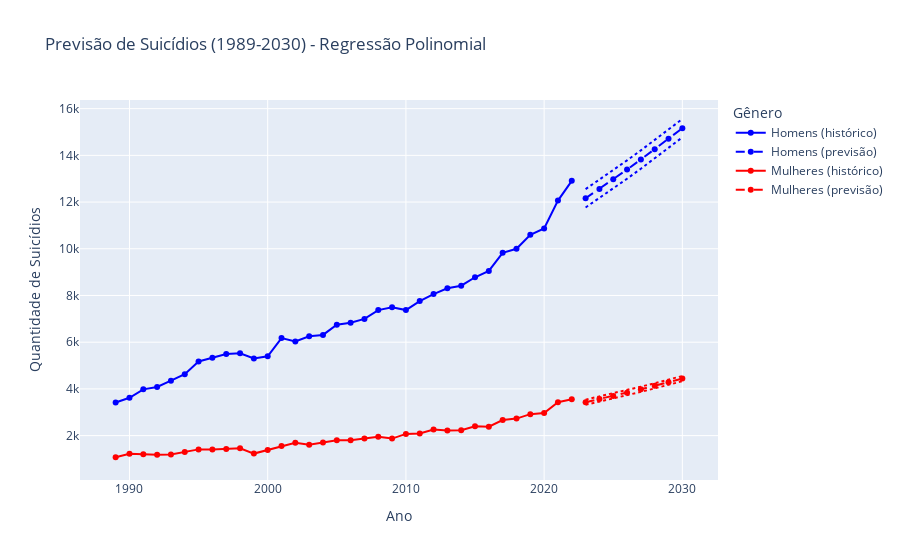

The cell this chart's notebook holds for it:
### Code cell
analiseGeneroPoli = AnaliseGenero(dadosGeneros, 'quantidade', 'descricao', 'quantidade', 'pie')
analiseGeneroPoli.modelo_regre_poli(grau_homens=2, grau_mulheres=2)

### Figure 1 — Plotly figure (JSON) as saved in the notebook; plotly's stock layout.template omitted (floating-point values rounded to 4 significant figures)
{"data": [{"line": {"color": "blue"}, "mode": "lines+markers", "name": "Homens (histórico)", "type": "scatter", "x": [1989, 1990, 1991, 1992, 1993, 1994, 1995, 1996, 1997, 1998, 1999, 2000, 2001, 2002, 2003, 2004, 2005, 2006, 2007, 2008, 2009, 2010, 2011, 2012, 2013, 2014, 2015, 2016, 2017, 2018, 2019, 2020, 2021, 2022], "y": [3417, 3618, 3980, 4081, 4354, 4632, 5174, 5332, 5496, 5525, 5300, 5398, 6177, 6028, 6256, 6311, 6744, 6834, 6995, 7375, 7500, 7375, 7762, 8061, 8309, 8419, 8780, 9053, 9826, 9999, 10599, 10868, 12064, 12908]}, {"line": {"color": "blue", "dash": "dash"}, "mode": "lines+markers", "name": "Homens (previsão)", "type": "scatter", "x": [2023, 2024, 2025, 2026, 2027, 2028, 2029, 2030], "y": [12160.0, 12560.0, 12970.0, 13390.0, 13820.0, 14260.0, 14710.0, 15160.0]}, {"line": {"color": "blue", "dash": "dot"}, "mode": "lines", "showlegend": false, "type": "scatter", "x": [2023, 2024, 2025, 2026, 2027, 2028, 2029, 2030], "y": [12550.0, 12960.0, 13370.0, 13790.0, 14210.0, 14650.0, 15100.0, 15560.0]}, {"line": {"color": "blue", "dash": "dot"}, "mode": "lines", "showlegend": false, "type": "scatter", "x": [2023, 2024, 2025, 2026, 2027, 2028, 2029, 2030], "y": [11770.0, 12170.0, 12580.0, 13000.0, 13430.0, 13870.0, 14310.0, 14770.0]}, {"line": {"color": "red"}, "mode": "lines+markers", "name": "Mulheres (histórico)", "type": "scatter", "x": [1989, 1990, 1991, 1992, 1993, 1994, 1995, 1996, 1997, 1998, 1999, 2000, 2001, 2002, 2003, 2004, 2005, 2006, 2007, 2008, 2009, 2010, 2011, 2012, 2013, 2014, 2015, 2016, 2017, 2018, 2019, 2020, 2021, 2022], "y": [1073, 1225, 1202, 1180, 1193, 1299, 1410, 1407, 1423, 1457, 1230, 1382, 1560, 1694, 1604, 1706, 1805, 1805, 1872, 1953, 1872, 2073, 2089, 2257, 2223, 2233, 2396, 2378, 2664, 2729, 2919, 2964, 3431, 3553]}, {"line": {"color": "red", "dash": "dash"}, "mode": "lines+markers", "name": "Mulheres (previsão)", "type": "scatter", "x": [2023, 2024, 2025, 2026, 2027, 2028, 2029, 2030], "y": [3429.0, 3562.0, 3699.0, 3840.0, 3984.0, 4133.0, 4285.0, 4442.0]}, {"line": {"color": "red", "dash": "dot"}, "mode": "lines", "showlegend": false, "type": "scatter", "x": [2023, 2024, 2025, 2026, 2027, 2028, 2029, 2030], "y": [3541.0, 3674.0, 3811.0, 3951.0, 4096.0, 4245.0, 4397.0, 4553.0]}, {"line": {"color": "red", "dash": "dot"}, "mode": "lines", "showlegend": false, "type": "scatter", "x": [2023, 2024, 2025, 2026, 2027, 2028, 2029, 2030], "y": [3317.0, 3450.0, 3587.0, 3728.0, 3873.0, 4021.0, 4174.0, 4330.0]}], "layout": {"hovermode": "closest", "legend": {"title": {"text": "Gênero"}}, "title": {"text": "Previsão de Suicídios (1989-2030) - Regressão Polinomial"}, "xaxis": {"title": {"text": "Ano"}}, "yaxis": {"title": {"text": "Quantidade de Suicídios"}}}}
